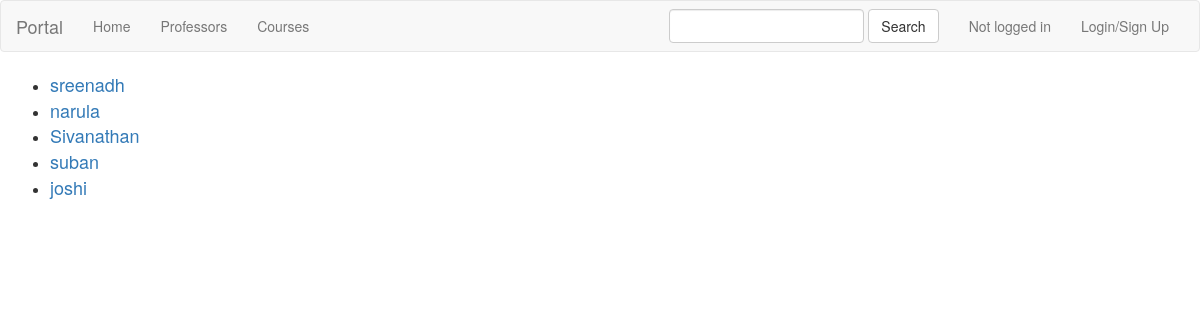
Page /professors/ on the committed database.
### professors/models.py (models this page shows, shortened)
class Professor(models.Model):
    name = models.CharField(max_length=100)
    age = models.IntegerField()
    department = models.CharField(max_length=100)

### professors/views.py (the view)
class IndexView(generic.ListView):
    template_name = 'professors/index.html'
    context_object_name = 'all_profs'
    def get_queryset(self):
        return Professor.objects.all()

### professors/templates/professors/index.html (shortened to what this page needs)
{% extends 'root/base.html' %}
{% block body %}
<ul>
    {% for prof in all_profs %}
        <li><a style="font-size:18px" href="{% url 'professors:detail' prof.id %}"> {{ prof.name }} </a></li>
    {% endfor %}
</ul>
{% endblock %}

### rows in the picture
Professor: name "sreenadh"
Professor: name "narula"
Professor: name "Sivanathan"
Professor: name "suban"
Professor: name "joshi"
